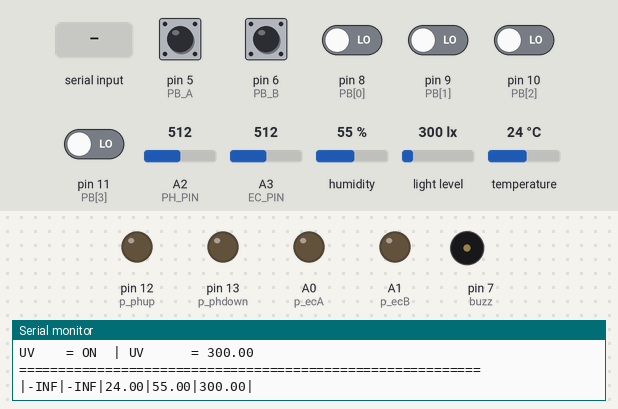
Simulated run of this sketch. Board: Arduino Uno, built with avr-gcc and run on an emulated ATmega328P. Parts: output pins drawn as LEDs (lit = HIGH), buzzer (waves = sounding, pin HIGH), the last lines printed to the serial monitor. The inputs (shaded band) are chosen by the test bench; at power-on: pin 5 (PB_A), pin 6 (PB_B) HIGH, pin 8 (PB[0]), pin 9 (PB[1]), pin 10 (PB[2]), pin 11 (PB[3]) LOW, A3 (EC_PIN) = 512, A2 (PH_PIN) = 512, humidity 55 %, light level 300 lx, temperature 24 °C. EEPROM starts erased.

Above: at 1.2 s.
1.3 s: "calEC A\n" received over the second serial link
7.5 s: pin 5 (PB_A) pulled LOW for 1 s
At 10.5 s:
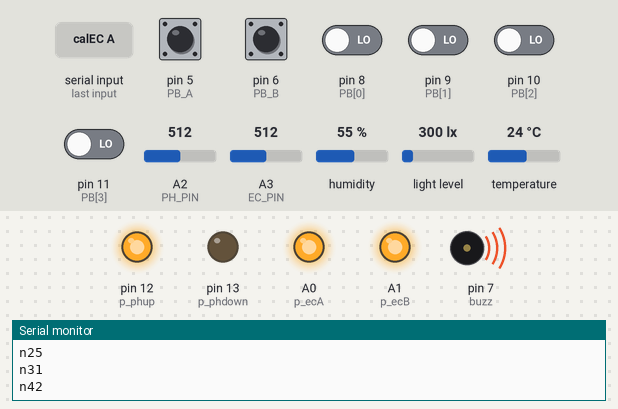
12.2 s: A3 (EC_PIN) set to 497
At 16.6 s:
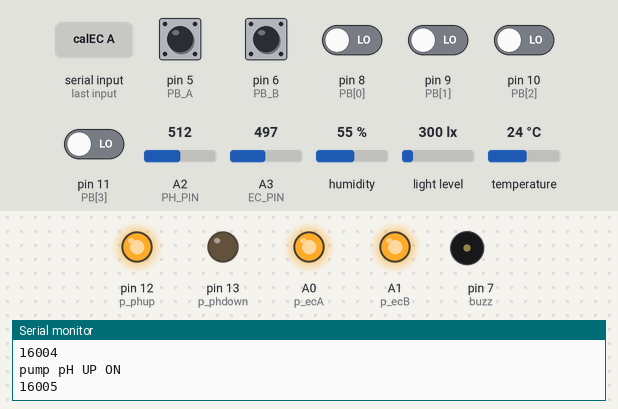
17.5 s: pin 8 (PB[0]) driven HIGH
20.5 s: pin 9 (PB[1]) driven HIGH
23.4 s: pin 10 (PB[2]) driven HIGH
Timing chart, 0 to 26.4 s (numbered marks = the images above; inputs shaded):
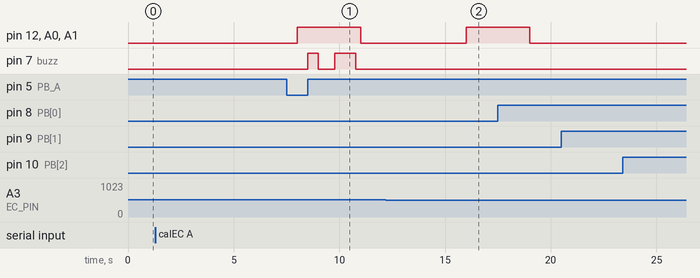

The sketch:

Hendri_Main_Program.ino
```cpp
#include <DHT.h>
#include "DFRobot_EC10.h"
#include <EEPROM.h>
#include <SoftwareSerial.h>
#include <Wire.h>
#include <BH1750.h>
//================Actuator===================
#define p_phup 12
#define p_phdown 13
#define p_ecA A0
#define p_ecB A1

bool b_data = false;
float ph_a, ph_b;
float ec_a, ec_b;
float temp_a, temp_b;
float hum_a, hum_b;
float lux_a;

bool b_ph, b_ec;
unsigned long start_ph, start_ec,  delay_cond_ph, delay_cond_ec;
int interval_ph = 3000; // 0.5 ph = 100 ml  , 100 ml = 3000 ms,
int interval_ec = 3000;
unsigned long interval_cond_ec = 5000;
unsigned long interval_cond_ph = 5000;

//===============Calibration==================
#define PB_A 5
#define PB_B 6
#define buzz 7

String ModeEC = "EC2";
String ModePH = "PH2";
int ecA, ecB, phA, phB;
bool becA = false;
bool becB = false;
bool bphA = false;
bool bphB = false;
unsigned long prevCalEC, prevPBA, Start_PBA1, Start_PBA2, Start_PBB1, Start_PBB2;
bool b1st;
//===============LUX==================
BH1750 lux;
// SDA = A4;
// SCL = A5;
// ADD = GND;
// VCC = 3V
// GND = GND
//===============EC==================
DFRobot_EC10 ec;
#define EC_PIN A3
//=============PH====================
#define PH_PIN A2
//==============DHT==================
#define DHTPIN 2
#define DHTTYPE DHT22
DHT dht(DHTPIN, DHTTYPE);
//===============MCU ================
SoftwareSerial MCU(4, 3); //rx,tx
//============Switch Sensor==========
int PB[] = {8, 9, 10, 11};
bool PBin[5];
unsigned long prevReadSwitch;
unsigned long prevReadSensor;
//===================================
float hum , temp, EC , ph, uv;

void setup()
{
  Serial.begin(115200);
  MCU.begin(9600);

  pinMode(p_phup, OUTPUT);
  pinMode(p_phdown, OUTPUT);
  pinMode(p_ecA, OUTPUT);
  pinMode(p_ecB, OUTPUT);
  pumpOFF(p_phup);
  pumpOFF(p_phdown);
  pumpOFF(p_ecA);
  pumpOFF(p_ecB);

  Serial.println("Inisialisasi Program ...............");
  for (int i = 0 ; i <= 4; i++)
  {
    pinMode(PB[i], INPUT);
  }
  Wire.begin();
  dht.begin();
  lux.begin();
  ec.begin();

  pinMode(PB_A, INPUT_PULLUP);
  pinMode(PB_B, INPUT_PULLUP);
  pinMode(buzz, OUTPUT);
  ecA = readEEPROM(1);
  ecB = readEEPROM(5);
  phA = readEEPROM(9);
  phB = readEEPROM(13);
  Serial.println("Program Siap ");
}

void loop() {
  readCal();
  reciveDataMCU();
  if ( millis() - prevReadSwitch > 100)
  {
    prevReadSwitch = millis();
    for ( int i = 0; i <= 4; i++)
    {
      int input = readSwitch(PB[i]);
      if ( input == 0 )
      {
        PBin[i] = true;
      }
      else
      {
        PBin[i] = false;
      }
    }
  }

  if (millis() - prevReadSensor >= 1000) // 1000 artinya 1 detik
  {
    readSensor(PBin[0], PBin[1], PBin[2], PBin[3], hum , temp, EC , ph, uv);
    Serial.println("===========================================================");
    prevReadSensor = millis();
    sendDataMCU(String(EC), String (ph), String (temp), String (hum), String (uv));

  }

  Condition(b_data);


}
```

Calibration.ino
```cpp
void readCal()
{

  ReadPB(ModeEC);
  ReadPB(ModePH);
  MenuCal(ModeEC);
  MenuCal(ModePH);
}

void cal(int &bts, bool &a, int pin)
{
  if ( millis() - prevCalEC > 20)
  {
    int adcIN =  getADC(pin, a);
    bts = adcIN;
    prevCalEC = millis();
  }
}

int getADC(int pin, bool &a)
{
  static int s1, s2, s3, count;
  s3 = s2;
  s2 = s1;
  s1 = analogRead(pin);
  int s12 = abs(s2 - s1);
  int s23 = abs(s3 - s2);
  int s13 = abs(s3 - s1);
  if ( s12 <= 5 && s23 <= 5 && s13 <= 5 )
  {
    count++;
  }
  if ( count == 10)
  {
    a = true;
    Serial.println("DONE");
    Serial.print("AVE= ");
    int ave = (s1 + s2 + s3 ) / 3;
    Serial.println(ave);
    count = 0;
    s1 = 0;
    s2 = 0;
    s3 = 0;
    return ave;
  }
  return 0;
}


void MenuCal(String &Mode)
{

  if ( Mode == "calEC A")
  {
    cal(ecA, becA, EC_PIN);
    if (becA)
    {
      digitalWrite(buzz, 0);
      CekDataandSave(ecA, 1);
      Mode = "EC1";
      buzzDone();
      Serial.println("DONE A ");
      Serial.print("bts A = ");
      Serial.println(ecA);
      Serial.println(Mode);
    }
  }
  else if ( Mode == "calEC B")
  {
    cal(ecB, becB, EC_PIN);
    if (becB)
    {
      digitalWrite(buzz, 0);
      CekDataandSave(ecB, 5);
      Mode = "EC2";
      buzzDone();
      Serial.println("DONE B");
      Serial.print("bts B = ");
      Serial.println(ecB);
      Serial.println(Mode);
    }
  }
  else if ( Mode == "calPH A")
  {
    cal(phA, bphA, PH_PIN);
    if (bphA)
    {
      digitalWrite(buzz, 0);
      CekDataandSave(phA, 9);
      Mode = "PH1";
      buzzDone();
      Serial.println("DONE A");
      Serial.print("bts pH A = ");
      Serial.println(phA);
      Serial.println(Mode);
    }
  }
  else if ( Mode == "calPH B")
  {
    cal(phB, bphB, PH_PIN);
    if (bphB)
    {
      digitalWrite(buzz, 0);
      CekDataandSave(phB, 13);
      Mode = "PH2";
      buzzDone();
      Serial.println("DONE B");
      Serial.print("bts B = ");
      Serial.println(phB);
      Serial.println(Mode);
    }
  }
}

void CekDataandSave(int val, int address)
{
  int n[5];
  int s1, s2, s3, s4;
  n[1] = val / 1000;
  s1 = val % 1000;
  n[2] = s1 / 100;
  s2 = s1 % 100;
  n[3] = s2 / 10;
  s4 = s2 % 10;
  n[4] = s4 / 1;
  int x = 1;
  for (int i = address; i <= address + 3; i++)
  {
    EEPROM.write(i, n[x]);
    Serial.print("n" + String(i));
    Serial.println(n[x]);
    x++;
  }
}
int readEEPROM(int address)
{
  String text;
  int nilai;
  for (int i = address; i <= address + 3; i++)
  {
    int te = EEPROM.read(i);
//    Serial.println(te);
    text += te;
  }
  nilai = text.toInt();
  return nilai;
}

void buzzB()
{
  digitalWrite(buzz, 1);
  delay(400);
  digitalWrite(buzz, 0);
  delay(400);
  digitalWrite(buzz, 1);
  delay(500);
  digitalWrite(buzz, 0);
  delay(500);
}
void buzzA()
{
  digitalWrite(buzz, 1);
  delay(500);
  digitalWrite(buzz, 0);
  delay(500);
}
void buzzDone()
{
  digitalWrite(buzz, 1);
  delay(1000);
  digitalWrite(buzz, 0);
}

int rPB(int pin)
{
  int in = digitalRead(pin);
  return in;
}
void ReadPB(String &Mode)
{
  int PBA, PBB;
  PBA = rPB(PB_A);
  PBB = rPB(PB_B);

  if ( PBA &&  Mode == "EC2")
  {
    Start_PBA1 = millis();
  }
  else if ( PBA && Mode == "EC1")
  {
    Start_PBA2 = millis();
  }
  else if (!PBA  && Mode == "EC2")
  {
    if ( millis() - Start_PBA1 > 1000)
    {
      Serial.println("calEC A");
      Mode = "calEC A";
      becA = false;
      Start_PBA1 = millis();
      buzzA();
    }
  }
  else if (!PBA  && Mode == "EC1")
  {
    if ( millis() - Start_PBA2 > 1000)
    {
      Serial.println("calEC B");
      Mode = "calEC B";
      becB = false;
      Start_PBA2 = millis();
      buzzB();
    }
  }

  if ( PBB &&  Mode == "PH2")
  {
    Start_PBB1 = millis();
  }
  else if ( PBB && Mode == "PH1")
  {
    Start_PBB2 = millis();
  }
  else if (!PBB  && Mode == "PH2")
  {
    if ( millis() - Start_PBB1 > 1000)
    {
      Serial.println("calPH A");
      Mode = "calPH A";
      bphA = false;
      Start_PBB1 = millis();
      buzzA();
    }
  }
  else if (!PBB  && Mode == "PH1")
  {
    if ( millis() - Start_PBB2 > 1000)
    {
      Serial.println("calPHlEC B");
      Mode = "calPH B";
      bphB = false;
      Start_PBB2 = millis();
      buzzB();
    }
  }
}
```

Condition.ino
```cpp
void Condition(bool b_data)
{
  if ( b_data)
  {
    if ( millis() - delay_cond_ec > interval_cond_ec && b_ec && PBin[1])
    {
      //    delay_cond_ec = millis() - interval_cond_ec * 0.1;
      b_ec = Condition_ec(EC, ec_a, b_ec);
    }
    if ( millis() - delay_cond_ph > interval_cond_ph && b_ph && PBin[0])
    {
      //    delay_cond_ph = millis() - interval_cond_ph * 0.1;
      b_ph = Condition_ph(ph, ph_a, ph_b, b_ph);
    }

    b_ec = OFFPUMPEC(start_ec, b_ec, interval_ec);
    b_ph = OFFPUMPPH(start_ph, b_ph, interval_ph);
  }
}


bool Condition_ph(float ph, float ph_a, float ph_b, bool b_ph)
{
  if (b_ph)
  {
    if (ph < ph_a)
    {
      start_ph = millis();
      pumpON(p_phup);
      Serial.println("pump pH UP ON");
      Serial.println(millis());
      b_ph = false;
      //on ph up
    }
    else if ( ph > ph_b)
    {
      // on ph down
      start_ph = millis();
      pumpON(p_phdown);
      Serial.println("pump pH Down ON");
      Serial.println(millis());
      b_ph = false;
    }
    else
    {
      b_ph = true;
    }
  }
  return b_ph;
}

bool Condition_ec(float ec, float ec_a, bool b_ec)
{
  if (b_ec)
  {
    if ( ec < ec_a)
    {
      start_ec = millis();
      pumpON(p_ecA);
      pumpON(p_ecB);
      Serial.println("pump EC A & EC B ON ");
      Serial.println(millis());
      b_ec = false;
    }
    else
    {
      b_ec = true;
    }
  }
  return b_ec;
}

void pumpON(int pin)
{
  digitalWrite(pin, 1);

}
void pumpOFF(int pin)
{
  digitalWrite(pin, 0);
}
bool OFFPUMPEC(unsigned long start_EC, bool EC, int interval_EC)
{
  if (!EC)
  {
    if ( millis() - start_EC > interval_EC )
    {
      pumpOFF(p_ecA);
      pumpOFF(p_ecB);
      Serial.println("pump EC A & EC B OFF");
      Serial.println(millis());
      EC = true;
      delay_cond_ec = millis() ;
    }
  }
  return EC;
}
bool OFFPUMPPH( unsigned long start_PH, bool PH, int interval_PH)
{
  if (!PH)
  {
    if (millis() - start_PH > interval_PH)
    {
      pumpOFF(p_phdown);
      pumpOFF(p_phup);
      Serial.println("pump pH UP & pH Down OFF");
      Serial.println(millis());
      PH = true;
      delay_cond_ph = millis() ;

    }
  }
  return PH;
}
```

MCU_Communication.ino
```cpp
void sendDataMCU(String ec, String ph, String suhu, String kel, String uv)
{
  // sendDatatoMCU(nilai_EC, nilai_pH, nilai_suhu, nilai_kel, nilai_uv);
  //sendDatatoMCU(String(ecValue, 1), String(pHValue), String(temp), String(hum), String(indexUV));
  //|ec|ph|suhu|klel|uv|
  String dataSend = "|";
  dataSend += ec;
  dataSend += "|";
  dataSend += ph;
  dataSend += "|";
  dataSend += suhu;
  dataSend += "|";
  dataSend += kel;
  dataSend += "|";
  dataSend += uv;
  dataSend += "|\r";
  Serial.println(dataSend);
  MCU.print(dataSend);
}

void reciveDataMCU()
{
  if (MCU.available() > 0)
  {
    int ind1, ind2, ind3, ind4, ind5, ind6, ind7, ind8, ind9, ind10;
    String data1, data2, data3, data4, data5, data6, data7, data8, data9;
    //    sendDataArd(ph_a, ph_b, ppm_a, ppm_b, suhu_a, suhu_b, kel_a, kel_b, cahaya);
    String req = MCU.readStringUntil('\r');
    Serial.println(req);
    req.toLowerCase();
    //sendDatatoMCU(String(ecValue, 1), String(pHValue), String(temp), String(hum), String(indexUV));
    if (req.length() > 0)
    {
      ind1 = req.indexOf('|');
      ind2 = req.indexOf('|', ind1 + 1);
      ind3 = req.indexOf('|', ind2 + 1);
      ind4 = req.indexOf('|', ind3 + 1);
      ind5 = req.indexOf('|', ind4 + 1);
      ind6 = req.indexOf('|', ind5 + 1);
      ind7 = req.indexOf('|', ind6 + 1);
      ind8 = req.indexOf('|', ind7 + 1);
      ind9 = req.indexOf('|', ind8 + 1);
      ind10 = req.indexOf('|', ind9 + 1);
      data1 = req.substring(ind1 + 1, ind2); // ec batas bawah
      data2 = req.substring(ind2 + 1, ind3); // ec batas atas
      data3 = req.substring(ind3 + 1, ind4); // ph batas bawah
      data4 = req.substring(ind4 + 1, ind5);// ph batas atas
      data5 = req.substring(ind5 + 1, ind6);// suhu batas bawah
      data6 = req.substring(ind6 + 1, ind7);// suhu batas atas
      data7 = req.substring(ind7 + 1, ind8);// kel batas bawah
      data8 = req.substring(ind8 + 1, ind9); // kel batas atas
      data9 = req.substring(ind8 + 1, ind9); // Cahaya
      ph_a = toF(data1);
      ph_b = toF(data2);
      ec_a = toF(data3);
//            ec_a =  ec_a * 2 / 1000; // dari ppm ke EC
      ec_b = toF(data4);
//            ec_b =  ec_b * 2 / 1000; // dari ppm ke EC
      temp_a = toF(data5);
      temp_b = toF(data6);
      hum_a = toF(data7);
      hum_b = toF(data8);
      lux_a = toF(data9);
      b_data = true;
    }
  }
}

float toF(String in )
{
  float F = in.toFloat();
  return F;
}
```

readSensor.ino
```cpp
float readSensor(bool sens1, bool sens2, bool sens3, bool sens4, float &hum, float &temp, float &EC, float &ph, float &uv)
{
  float zero = 0;
  String phStat, ecStat, dhtStat, uvStat;
  if ( sens1)
  {

    phStat = "ON";
    int anIn= analogRead(PH_PIN);
    ph = phRead(phA, phB, anIn);
  }
  else
  {
    phStat = "OFF";
    ph = zero;
  }
  if ( sens2)
  {

    int anIn= analogRead(EC_PIN);
    EC = ecRead(ecA, ecB, anIn);
    ecStat = "ON";
  }
  else
  {
    ecStat = "OFF";
    EC =zero;
  }
  if ( sens3)
  {
    dhtStat = "ON";
    temp = tempRead();
    hum = humRead();


  }
  else
  {
    dhtStat = "OFF";
    temp = zero;
    hum = zero;
  }
  if ( sens4)
  {
    uv = uvRead();
    uvStat = "ON";
  }
  else
  {
    uv = zero;
    uvStat = "OFF";
  }

  Serial.print("pH    = "); Serial.print(phStat); Serial.print("\t| pH      = "); Serial.println(ph);
  Serial.print("EC    = "); Serial.print(ecStat); Serial.print("\t| EC      = "); Serial.println(EC);
  Serial.print("Temp  = "); Serial.print(dhtStat); Serial.print("\t| Temp    = "); Serial.println(temp);
  Serial.print("Humi  = "); Serial.print(dhtStat); Serial.print("\t| Humi    = "); Serial.println(hum);
  Serial.print("UV    = "); Serial.print(uvStat); Serial.print("\t| UV      = "); Serial.println(uv);

}
```

readSwitch.ino
```cpp
int readSwitch(int pin)
{
  int in = digitalRead(pin);
  return in;
}

float ecRead(int btsA, int btsB, int anIN)
{
  float out = ((anIN * 12.8) - (btsA * 12.8)) / (btsB - btsA);
  //  out = out*1000/2;
  return out;
}
float phRead(int btsA, int btsB, int anIN)
{
  float out = (((anIN * 5.17) - (btsA * 5.17)) / (btsB - btsA)) + 4.01;
  return out;
}
float tempRead()
{
  float t;

  t = dht.readTemperature();
  return t;
}
float humRead()
{
  float h ;
  h = dht.readHumidity();
  return h ;
}
float uvRead()
{
  float uv;
  uv = lux.readLightLevel();
  return uv;
}


double avergearray(int* arr, int number) {
  int i;
  int max, min;
  double avg;
  long amount = 0;
  if (number <= 0) {
    Serial.println("Error number for the array to avraging!/n");
    return 0;
  }
  if (number < 5) { //less than 5, calculated directly statistics
    for (i = 0; i < number; i++) {
      amount += arr[i];
    }
    avg = amount / number;
    return avg;
  } else {
    if (arr[0] < arr[1]) {
      min = arr[0]; max = arr[1];
    }
    else {
      min = arr[1]; max = arr[0];
    }
    for (i = 2; i < number; i++) {
      if (arr[i] < min) {
        amount += min;      //arr<min
        min = arr[i];
      } else {
        if (arr[i] > max) {
          amount += max;  //arr>max
          max = arr[i];
        } else {
          amount += arr[i]; //min<=arr<=max
        }
      }//if
    }//for
    avg = (double)amount / (number - 2);
  }//if
  return avg;
}
```

Measured:
- the behaviour switches between 512 and 511 on A3 (EC_PIN) (found by bisection; images 1 and 2)
- after the input at 7.5 s, pin 7 (buzz): LOW → HIGH after 1.0 s, → LOW 0.50 s later, → HIGH 0.78 s later, → LOW 1.0 s later
- after the input at 12.2 s, A0 (p_ecA), A1 (p_ecB): LOW → HIGH after 3.8 s
